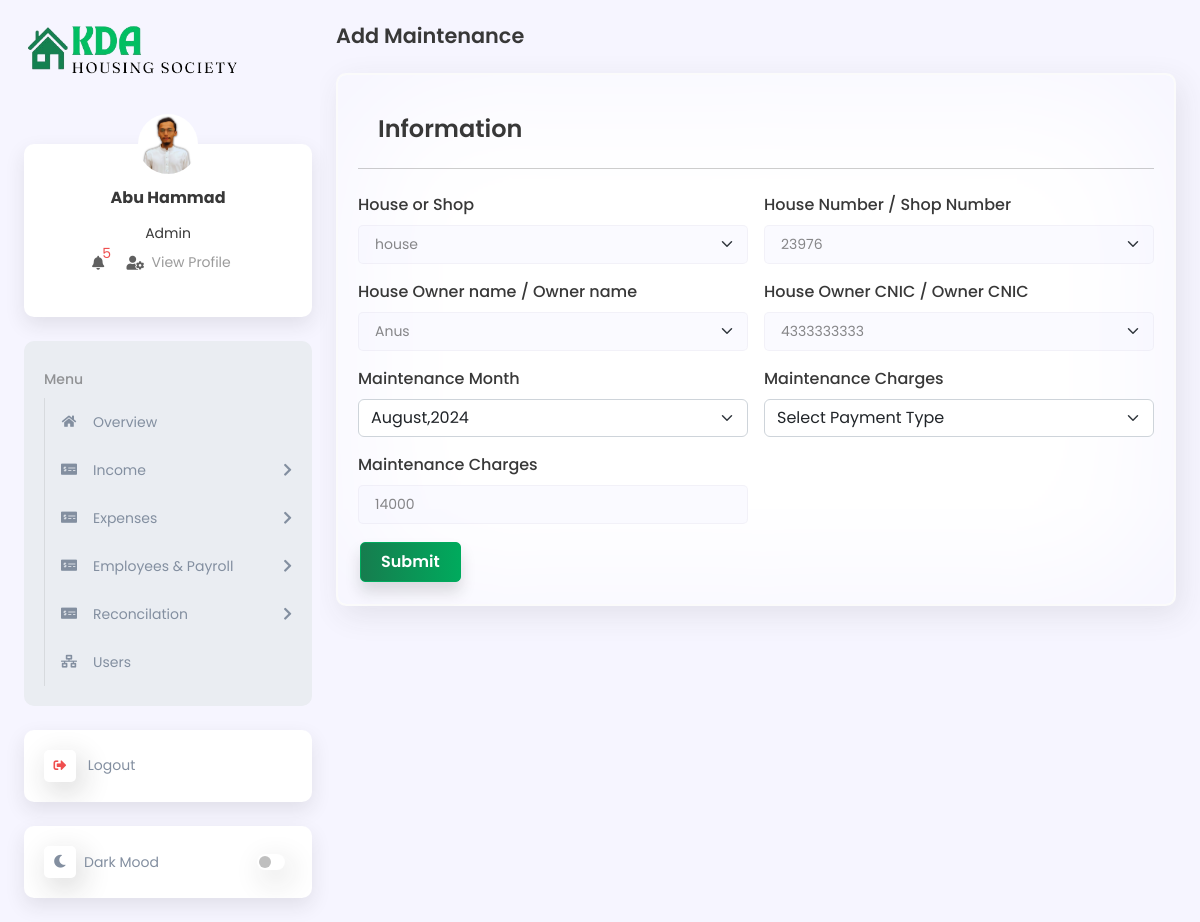
The app's page /maintenanceAdd.php?maintenance_add_id=48 (signed in) with its own data.
### tables this page shows
CREATE TABLE `users_detail` (
  `users_detail_id` int(11) NOT NULL,
  `full_name` varchar(100) DEFAULT NULL,
  `Phone` varchar(50) DEFAULT NULL,
  `address` varchar(100) DEFAULT NULL,
  `gender` varchar(50) DEFAULT NULL,
  `date_of_birth` varchar(100) DEFAULT NULL,
  `image` varchar(255) DEFAULT NULL,
  `login_time` datetime DEFAULT NULL,
  `logout_time` datetime DEFAULT NULL,
  `created_by` varchar(100) DEFAULT NULL,
  `created_date` varchar(100) DEFAULT NULL,
  `updated_by` varchar(100) DEFAULT NULL,
  `updated_date` varchar(100) DEFAULT NULL
);

CREATE TABLE `role` (
  `role_id` int(11) NOT NULL,
  `name` varchar(50) DEFAULT NULL,
  `status` varchar(50) DEFAULT NULL
);

CREATE TABLE `maintenance_payments` (
  `maintenance_id` int(11) NOT NULL,
  `house_shop_id` int(255) DEFAULT NULL,
  `shop_id` int(255) DEFAULT NULL,
  `house_or_shop` varchar(255) NOT NULL,
  `maintenance_month` varchar(255) NOT NULL,
  `maintenance_peyment` int(255) NOT NULL,
  `status` varchar(22) NOT NULL DEFAULT 'unpaid',
  `payment_type` enum('Cash','Bank') DEFAULT NULL,
  `added_on` varchar(255) NOT NULL,
  `added_by` varchar(255) NOT NULL,
  `updated_on` varchar(255) NOT NULL,
  `updated_by` varchar(255) NOT NULL
);

### maintenanceAdd.php (the view, shortened to what the rows shown need)
<?php
include "includes/function2.php";
?>
<!DOCTYPE html>
<html lang="en">
<head>
    <link rel="stylesheet" href="lib/bootstrap_5/bootstrap.min.css">
    <link rel="stylesheet" href="lib/fontawesome/css/all.min.css">
    <link rel="stylesheet" href="assets/css/global.css">
    <link rel="stylesheet" href="assets/css/style.css">
    <link rel="stylesheet" href="assets/css/responsive.css">
</head>
<body class="d2c_theme_light">
    <div class="d2c_wrapper">
        <?php
        include("includes/sidebar.php");
        ?>
        <div class="d2c_main p-4 ps-lg-3">
            <form action="" method="post" id="add_houses_form">
                <div class="card h-auto">
                    <div class="card-body">
                        <?php
                        if (isset($_GET['maintenance_add_id'])) {
                            $mantiances_add_id = mysqli_real_escape_string($conn, $_GET['maintenance_add_id']);
                            $edit_query = "SELECT *  FROM maintenance_payments WHERE maintenance_id = '$mantiances_add_id'";
                            $edit_result = mysqli_query($conn, $edit_query);
                            if (mysqli_num_rows($edit_result) > 0) {
                                while ($row = mysqli_fetch_assoc($edit_result)) {
                        ?>
                                    <div class="row g-3">
                                        <div class="col-md-6">
                                            <label class="form-label">House or Shop</label>
                                            <select name="house_or_shop" id="house_or_shop" class="form-select form-control house-id">
                                                <option value="<?= $row['house_or_shop'] ?>"><?= $row['house_or_shop'] ?></option>
                                            </select>
                                        </div>
                                        <div class="col-md-6">
                                            <label class="form-label">House Number / Shop Number</label>
                                            <select name="house_shop_id" class="form-select form-control house-id">
                                                <?php
                                                $house_shop_ids = explode(',', $row['house_shop_id']);
                                                if ($row['house_or_shop'] == "house") {
                                                    foreach ($house_shop_ids as $house_shop_id_main) {
                                                        $house_shop_id_main = intval($house_shop_id_main);
                                                        $select = "SELECT * FROM houses WHERE house_id = $house_shop_id_main";
                                                        $result = mysqli_query($conn, $select);
                                                        if ($result && mysqli_num_rows($result) > 0) {
                                                            $house_row = mysqli_fetch_assoc($result);
                                                ?>
                                                            <option class="form-control" value="<?= $house_row['house_id'] ?>"><?= $house_row['house_number'] ?></option>
                                                        <?php
                                                        }
                                                    }
                                                }
                                                ?>
                                            </select>
                                        </div>
                                        <div class="col-md-6">
                                            <label class="form-label">House Owner name / Owner name </label>
                                            <select class="form-select form-control house-id">
                                                <?php
                                                $house_shop_ids = explode(',', $row['house_shop_id']);
                                                if ($row['house_or_shop'] == "house") {
                                                    foreach ($house_shop_ids as $house_shop_id_main) {
                                                        $house_shop_id_main = intval($house_shop_id_main);
                                                        $select = "SELECT * FROM houses WHERE house_id = $house_shop_id_main";
                                                        $result = mysqli_query($conn, $select);
                                                        if ($result && mysqli_num_rows($result) > 0) {
                                                            $house_row = mysqli_fetch_assoc($result);
                                                ?>
                                                            <option class="form-control" value="<?= $house_row['owner_name'] ?>"><?= $house_row['owner_name'] ?></option>
                                                        <?php
                                                        }
                                                    }
                                                }
                                                ?>
                                            </select>
                                        </div>
                                        <div class="col-md-6">
                                            <label class="form-label">House Owner CNIC / Owner CNIC </label>
                                            <select class="form-select form-control house-id">
                                                <?php
                                                $house_shop_ids = explode(',', $row['house_shop_id']);
                                                if ($row['house_or_shop'] == "house") {
                                                    foreach ($house_shop_ids as $house_shop_id_main) {
                                                        $house_shop_id_main = intval($house_shop_id_main);
                                                        $select = "SELECT * FROM houses WHERE house_id = $house_shop_id_main";
                                                        $result = mysqli_query($conn, $select);
                                                        if ($result && mysqli_num_rows($result) > 0) {
                                                            $house_row = mysqli_fetch_assoc($result);
                                                ?>
                                                            <option class="form-control" value="<?= $house_row['owner_cnic'] ?>"><?= $house_row['owner_cnic'] ?></option>
                                                        <?php
                                                        }
                                                    }
                                                }
                                                ?>
                                            </select>
                                        </div>
                                        <div class="col-md-6">
                                            <label class="form-label">Maintenance Month</label>
                                            <select class="form-select" id="monthData" required name="maintenace_month">
                                                <option value="<?= $row['maintenance_month'] ?>"><?= $row['maintenance_month'] ?></option>
                                            </select>
                                        </div>
                                        <div class="col-md-6">
                                            <label class="form-label">Maintenance Charges</label>
                                            <select class="form-select" id="pymentType" required name="pymentType">
                                                <option value=""> Select Payment Type</option>
                                            </select>
                                        </div>
                                        <div class="col-md-6">
                                            <label class="form-label">Maintenance Charges</label>
                                            <input type="text" name="maintenace_charges" readonly class="form-control" value="<?= $row['maintenance_peyment'] ?>" placeholder="Penalty Charges" required>
                                        </div>
                                        <div class="col-md-12">
                                            <button class="btn btn-primary" id="submit_btn" type="submit" name="submit">Submit</button>
                                        </div>
                                    </div>
                        <?php
                                }
                            } else {
                                echo '<div id="successAlert" class="alert alert-success alert-dismissible fade show" role="alert">
                    No House Found.
                    <button type="button" class="btn-close" data-bs-dismiss="alert" aria-label="Close"></button>
                </div>';
                            }
                        }
                        ?>
                    </div>
                </div>
            </form>
        </div>
    </div>
</body>
</html>

### includes/sidebar.php (shortened to what the rows shown need)
<?php
$select = mysqli_query($conn, "SELECT users_detail.image, users_detail.full_name, role.name as role FROM `users`
LEFT JOIN users_detail ON users_detail.users_detail_id = users.users_detail_id
LEFT JOIN role ON role.role_id = users.role_id
WHERE users.user_id = '{$_SESSION['UID']}'");
$row = mysqli_fetch_assoc($select);
if ($row['image'] == '') {
    $row['image'] = "./assets/images/user-default.png";
} else {
    $row['image'] = "./media/images/" . $row['image'];
}
?>
<div class="d2c_sidebar offcanvas-lg offcanvas-start p-4 pe-lg-2" tabindex="-1" id="d2c_sidebar">
    <div class="d-flex flex-column">
        <div class="card d2c_profile_card text-center mb-4">
            <div class="card-body mt-4">
                <h6 class="fw-bold mb-3"><?= $row['full_name']; ?></h6>
                <span class="d2c_role"><?= $row['role']; ?></span>
                <ul class="list-inline">
                    <li class="list-inline-item position-relative me-3">
                    </li>
                    <li class="list-inline-item position-relative me-3">
                    </li>
                </ul>
            </div>
        </div>
    </div>
</div>

### records on screen
users_detail: full_name "Abu Hammad", role.name "Admin"
maintenance_payments: house_or_shop "house", maintenace_month "August,2024", maintenace_charges "14000"

### other values on screen
$total_messages "5"
form field house_shop_id "23976"
form field value "Anus"
form field value "4333333333"
